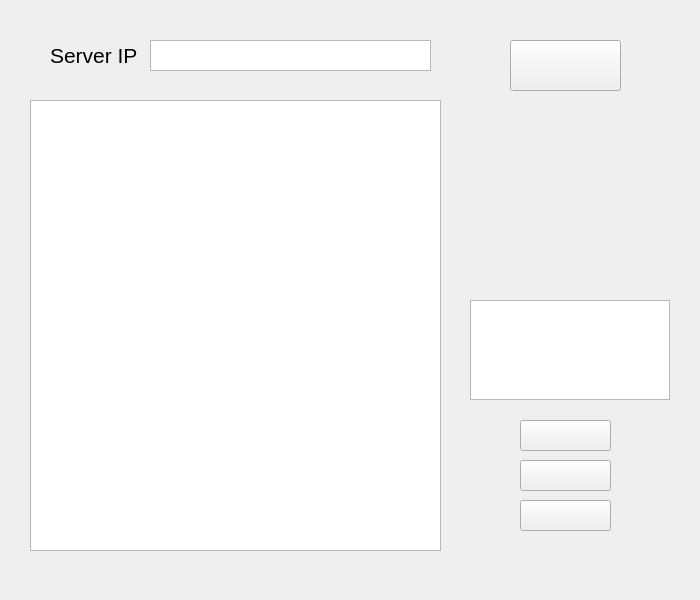
<?xml version="1.0" encoding="UTF-8"?>
<ui version="4.0">
 <class>MyServerWindow</class>
 <widget class="QWidget" name="MyServerWindow">
  <property name="geometry">
   <rect>
    <x>0</x>
    <y>0</y>
    <width>700</width>
    <height>600</height>
   </rect>
  </property>
  <property name="minimumSize">
   <size>
    <width>700</width>
    <height>600</height>
   </size>
  </property>
  <property name="maximumSize">
   <size>
    <width>700</width>
    <height>600</height>
   </size>
  </property>
  <property name="windowTitle">
   <string>Form</string>
  </property>
  <widget class="QTextEdit" name="MessageText">
   <property name="geometry">
    <rect>
     <x>30</x>
     <y>100</y>
     <width>411</width>
     <height>451</height>
    </rect>
   </property>
   <property name="readOnly">
    <bool>true</bool>
   </property>
  </widget>
  <widget class="QTextEdit" name="SendText">
   <property name="geometry">
    <rect>
     <x>470</x>
     <y>300</y>
     <width>200</width>
     <height>100</height>
    </rect>
   </property>
  </widget>
  <widget class="QPushButton" name="Listen">
   <property name="geometry">
    <rect>
     <x>510</x>
     <y>40</y>
     <width>111</width>
     <height>51</height>
    </rect>
   </property>
   <property name="text">
    <string/>
   </property>
  </widget>
  <widget class="QPushButton" name="ToPlayer1">
   <property name="geometry">
    <rect>
     <x>520</x>
     <y>460</y>
     <width>91</width>
     <height>31</height>
    </rect>
   </property>
   <property name="text">
    <string/>
   </property>
  </widget>
  <widget class="QPushButton" name="ToPlayer2">
   <property name="geometry">
    <rect>
     <x>520</x>
     <y>500</y>
     <width>91</width>
     <height>31</height>
    </rect>
   </property>
   <property name="text">
    <string/>
   </property>
  </widget>
  <widget class="QPushButton" name="ToAll">
   <property name="geometry">
    <rect>
     <x>520</x>
     <y>420</y>
     <width>91</width>
     <height>31</height>
    </rect>
   </property>
   <property name="text">
    <string/>
   </property>
  </widget>
  <widget class="QLabel" name="HostIp">
   <property name="geometry">
    <rect>
     <x>50</x>
     <y>40</y>
     <width>91</width>
     <height>31</height>
    </rect>
   </property>
   <property name="text">
    <string>&lt;html&gt;&lt;head/&gt;&lt;body&gt;&lt;p&gt;&lt;span style=&quot; font-size:16pt;&quot;&gt;Server IP&lt;/span&gt;&lt;/p&gt;&lt;/body&gt;&lt;/html&gt;</string>
   </property>
  </widget>
  <widget class="QTextEdit" name="HostIpText">
   <property name="geometry">
    <rect>
     <x>150</x>
     <y>40</y>
     <width>281</width>
     <height>31</height>
    </rect>
   </property>
   <property name="readOnly">
    <bool>true</bool>
   </property>
   <property name="html">
    <string>&lt;!DOCTYPE HTML PUBLIC &quot;-//W3C//DTD HTML 4.0//EN&quot; &quot;http://www.w3.org/TR/REC-html40/strict.dtd&quot;&gt;
&lt;html&gt;&lt;head&gt;&lt;meta name=&quot;qrichtext&quot; content=&quot;1&quot; /&gt;&lt;meta charset=&quot;utf-8&quot; /&gt;&lt;style type=&quot;text/css&quot;&gt;
p, li { white-space: pre-wrap; }
hr { height: 1px; border-width: 0; }
li.unchecked::marker { content: &quot;\2610&quot;; }
li.checked::marker { content: &quot;\2612&quot;; }
&lt;/style&gt;&lt;/head&gt;&lt;body style=&quot; font-family:'Microsoft YaHei UI'; font-size:9pt; font-weight:400; font-style:normal;&quot;&gt;
&lt;p style=&quot;-qt-paragraph-type:empty; margin-top:0px; margin-bottom:0px; margin-left:0px; margin-right:0px; -qt-block-indent:0; text-indent:0px;&quot;&gt;&lt;br /&gt;&lt;/p&gt;&lt;/body&gt;&lt;/html&gt;</string>
   </property>
  </widget>
  <widget class="QLabel" name="IsReadyp1">
   <property name="geometry">
    <rect>
     <x>640</x>
     <y>460</y>
     <width>31</width>
     <height>31</height>
    </rect>
   </property>
   <property name="text">
    <string/>
   </property>
  </widget>
  <widget class="QLabel" name="IsReadyp2">
   <property name="geometry">
    <rect>
     <x>640</x>
     <y>500</y>
     <width>31</width>
     <height>31</height>
    </rect>
   </property>
   <property name="text">
    <string/>
   </property>
  </widget>
 </widget>
 <resources/>
 <connections/>
</ui>
